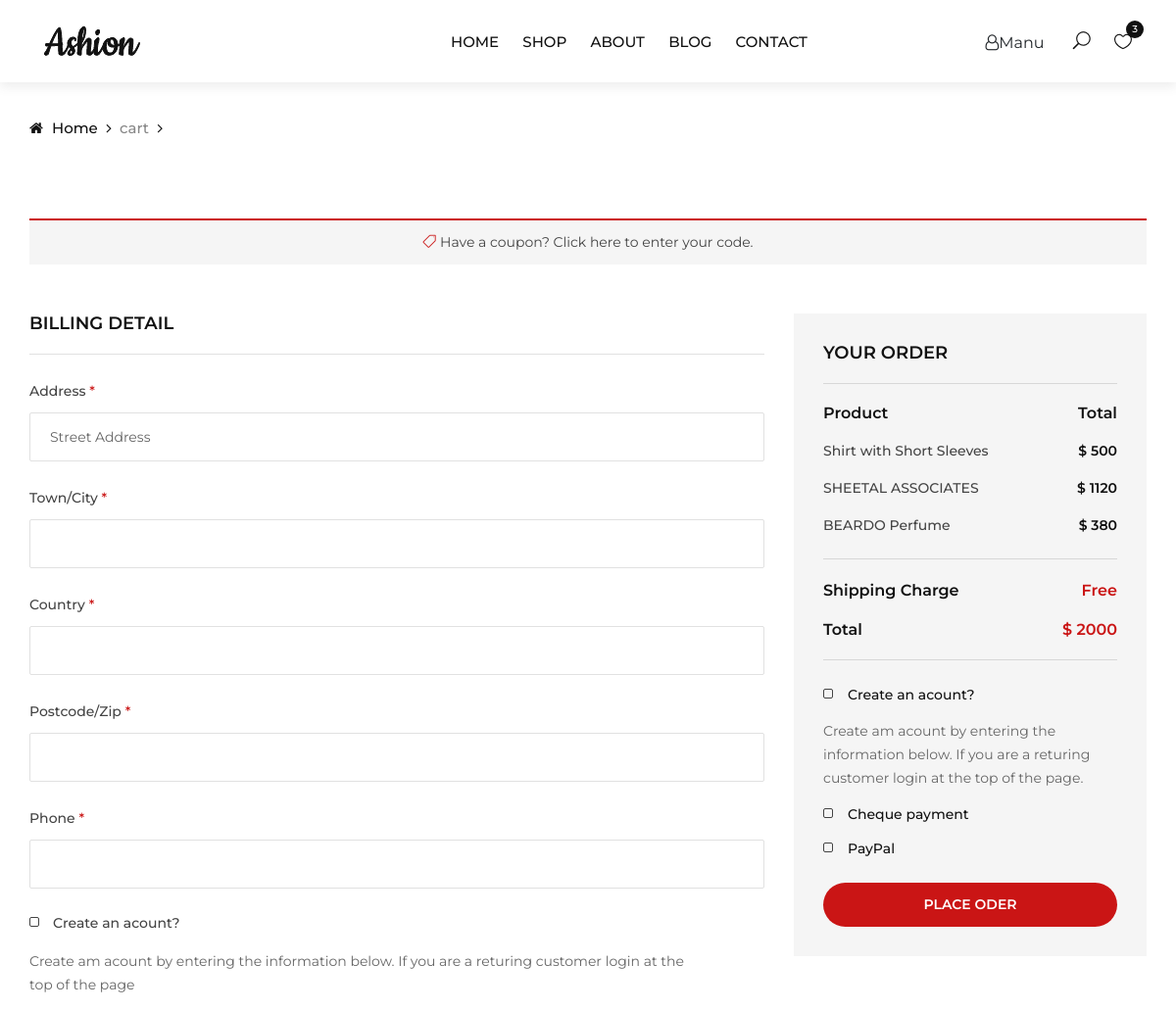
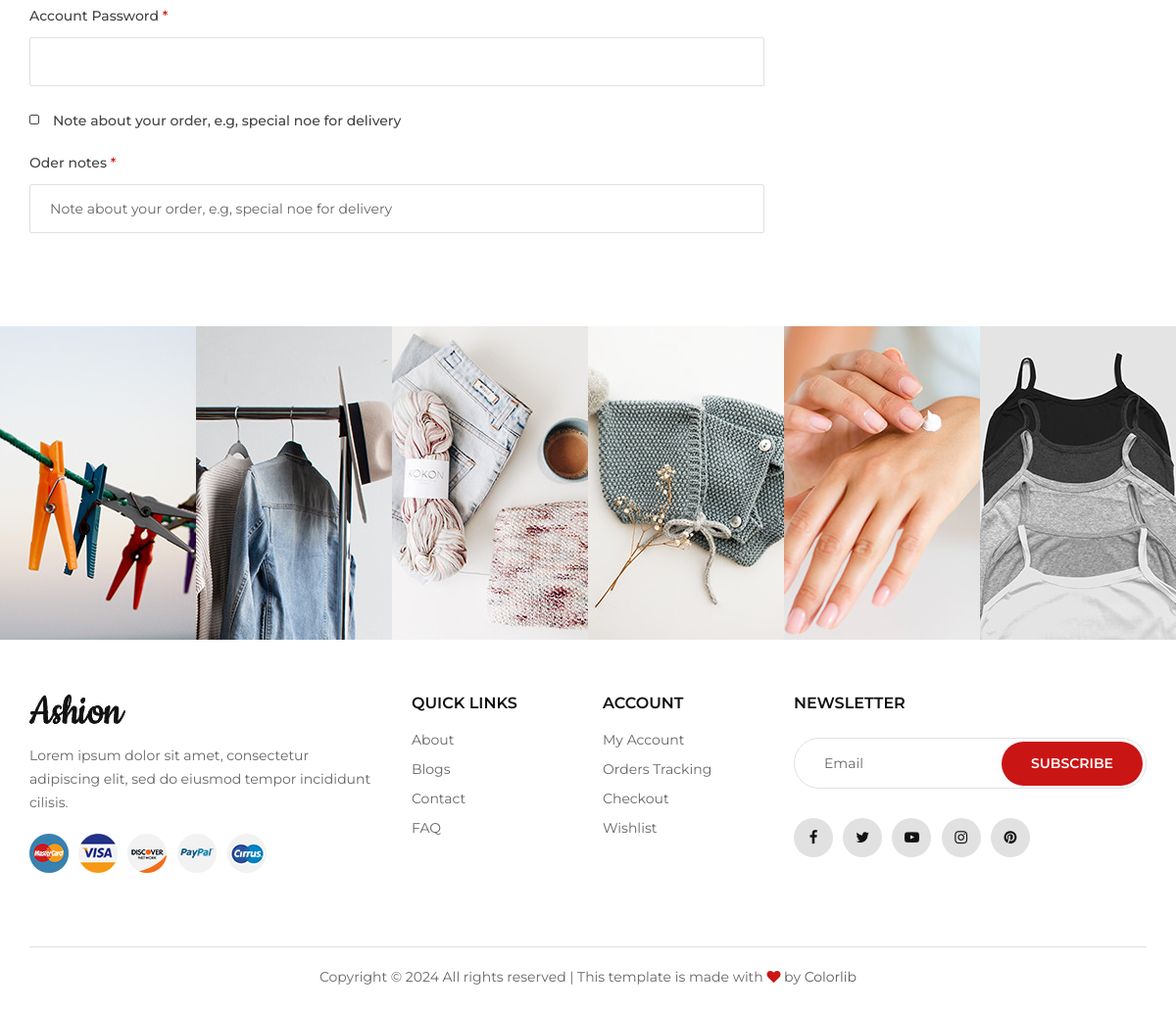
The app's page /checkout/ (signed in) with its own data (2 pictures, top to bottom).
### frontend/models.py (models this page shows)
class cartdb(models.Model):
    qty = models.IntegerField(null=True, blank=True)
    price = models.IntegerField(null=True,blank=True)
    tprice = models.IntegerField(null=True,blank=True)
    uname = models.CharField(max_length=100,null=True,blank=True)
    pname = models.CharField(max_length=100,null=True,blank=True)
    image = models.ImageField(upload_to="img",null=True,blank=True)

### frontend/views.py (the view)
# urls.py: path('checkout/', views.checkout, name="checkout"),
def checkout(request):
    data = cartdb.objects.filter(uname=request.session['name'])
    dataa = wishlistdb.objects.filter(uname=request.session['name'])
    e = userdb.objects.get(name=request.session['name']).email
    x = 0
    tprice = 0
    for i in data:
        tprice = tprice+i.tprice
    for i in dataa:
        x += 1
    return render(request,"checkout.html",{'data':data,'tprice':tprice,'x':x,'e':e})

### frontend/templates/checkout.html (shortened to what this page needs)
<!DOCTYPE html>
{% load static %}
<html lang="zxx">
<head>
    <link rel="stylesheet" href="{% static 'web/css/bootstrap.min.css' %}" type="text/css">
    <link rel="stylesheet" href="{% static 'web/css/font-awesome.min.css' %}" type="text/css">
    <link rel="stylesheet" href="{% static 'web/css/elegant-icons.css' %}" type="text/css">
    <link rel="stylesheet" href="{% static 'web/css/jquery-ui.min.css' %}" type="text/css">
    <link rel="stylesheet" href="{% static 'web/css/magnific-popup.css' %}" type="text/css">
    <link rel="stylesheet" href="{% static 'web/css/owl.carousel.min.css' %}" type="text/css">
    <link rel="stylesheet" href="{% static 'web/css/slicknav.min.css' %}" type="text/css">
    <link rel="stylesheet" href="{% static 'web/css/style.css' %}" type="text/css">
</head>
<body>
    <header class="header">
        <div class="container-fluid">
            <div class="row">
                <div class="col-xl-3 col-lg-2">
                    <div class="header__logo">
                        <a href="./index.html"><img src="img/logo.png" alt=""></a>
                    </div>
                </div>
                <div class="col-xl-6 col-lg-7">
                    <nav class="header__menu">
                        <ul style="margin-left:130px">
                            <li><a href="{% url 'homep' %}">Home</a></li>
                            <li><a href="{% url 'store' %}">Shop</a></li>
                            <li><a href="{% url 'about' %}">About</a></li>
                            <li><a href="{% url 'blog' %}">Blog</a></li>
                            <li><a href="{% url 'contact' %}">Contact</a></li>
                        </ul>
                    </nav>
                </div>
                <div class="col-lg-3">
                    <div class="header__right">
                        <div class="header__right__auth">
                            <span><i class="fa fa-user-o"></i>{{request.session.name}}</span>
                        </div>
                        <ul class="header__right__widget">
                            <li><span class="icon_search search-switch"></span></li>
                            <li><a href="{% url 'wishlistv' %}"><span class="icon_heart_alt"></span>
                                <div class="tip">{{x}}</div>
                            </a></li>
                        </ul>
                    </div>
                </div>
            </div>
        </div>
    </header>
    <div class="breadcrumb-option">
        <div class="container">
            <div class="row">
                <div class="col-lg-12">
                    <div class="breadcrumb__links">
                        <a href="{% url 'homep' %}"><i class="fa fa-home"></i> Home</a>
                        <a href="{% url 'cartpage' %}"><span>cart</span></a>
                    </div>
                </div>
            </div>
        </div>
    </div>
    <section class="checkout spad">
        <div class="container">
            <div class="row">
                <div class="col-lg-12">
                    <h6 class="coupon__link"><span class="icon_tag_alt"></span> <a href="#">Have a coupon?</a> Click
                    here to enter your code.</h6>
                </div>
            </div>
            <form action="{% url 'savecheck' %}" method="post" class="checkout__form">
                <div class="row">
                    <div class="col-lg-8">
                        <h5>Billing detail</h5>
                        <div class="row">
                            <div class="col-lg-12">
                                <div class="checkout__form__input">
                                    <p>Address <span>*</span></p>
                                    <input type="text" name="ad" placeholder="Street Address" required>
                                </div>
                                <div class="checkout__form__input">
                                    <p>Town/City <span>*</span></p>
                                    <input type="text" name="ci" required>
                                </div>
                                <div class="checkout__form__input">
                                    <p>Country <span>*</span></p>
                                    <input type="text" name="co" required>
                                </div>
                                <div class="checkout__form__input">
                                    <p>Postcode/Zip <span>*</span></p>
                                    <input type="text" name="code" required>
                                </div>
                                <div class="checkout__form__input">
                                    <p>Phone <span>*</span></p>
                                    <input type="text" name="tel" required>
                                </div>
                            </div>
                            <div class="col-lg-12">
                                <div class="checkout__form__checkbox">
                                    <label for="acc">
                                        Create an acount?
                                        <span class="checkmark"></span>
                                    </label>
                                    <p>Create am acount by entering the information below. If you are a returing
                                        customer login at the <br />top of the page</p>
                                    </div>
                                    <div class="checkout__form__input">
                                        <p>Account Password <span>*</span></p>
                                        <input type="text">
                                    </div>
                                    <div class="checkout__form__checkbox">
                                        <label for="note">
                                            Note about your order, e.g, special noe for delivery
                                            <span class="checkmark"></span>
                                        </label>
                                    </div>
                                    <div class="checkout__form__input">
                                        <p>Oder notes <span>*</span></p>
                                        <input type="text"
                                        placeholder="Note about your order, e.g, special noe for delivery">
                                    </div>
                                </div>
                            </div>
                        </div>
                        <div class="col-lg-4">
                            <div class="checkout__order">
                                <h5>Your order</h5>
                                <div class="checkout__order__product">
                                    <ul>
                                        <li>
                                            <span class="top__text">Product</span>
                                            <span class="top__text__right">Total</span>
                                        </li>
                                        {% for i in data %}
                                        <li>{{i.pname}} <span>$ {{i.tprice}}</span></li>
                                        {% endfor %}
                                    </ul>
                                </div>
                                <div class="checkout__order__total">
                                    <ul>
                                        <li>Shipping Charge<span>Free</span></li>
                                        <li>Total <span>$ {{tprice}}</span></li>
                                    </ul>
                                </div>
                                <div class="checkout__order__widget">
                                    <label for="o-acc">
                                        Create an acount?
                                        <span class="checkmark"></span>
                                    </label>
                                    <p>Create am acount by entering the information below. If you are a returing customer
                                    login at the top of the page.</p>
                                    <label for="check-payment">
                                        Cheque payment
                                        <span class="checkmark"></span>
                                    </label>
                                    <label for="paypal">
                                        PayPal
                                        <span class="checkmark"></span>
                                    </label>
                                </div>
                                <button type="submit" class="site-btn">Place oder</button>
                            </div>
                        </div>
                    </div>
                </form>
            </div>
        </section>
        <div class="instagram">
            <div class="container-fluid">
                <div class="row">
                    <div class="col-lg-2 col-md-4 col-sm-4 p-0">
                        <div class="instagram__item set-bg" data-setbg="img/instagram/insta-1.jpg">
                        </div>
                    </div>
                    <div class="col-lg-2 col-md-4 col-sm-4 p-0">
                        <div class="instagram__item set-bg" data-setbg="img/instagram/insta-2.jpg">
                        </div>
                    </div>
                    <div class="col-lg-2 col-md-4 col-sm-4 p-0">
                        <div class="instagram__item set-bg" data-setbg="img/instagram/insta-3.jpg">
                        </div>
                    </div>
                    <div class="col-lg-2 col-md-4 col-sm-4 p-0">
                        <div class="instagram__item set-bg" data-setbg="img/instagram/insta-4.jpg">
                        </div>
                    </div>
                    <div class="col-lg-2 col-md-4 col-sm-4 p-0">
                        <div class="instagram__item set-bg" data-setbg="img/instagram/insta-5.jpg">
                        </div>
                    </div>
                    <div class="col-lg-2 col-md-4 col-sm-4 p-0">
                        <div class="instagram__item set-bg" data-setbg="img/instagram/insta-6.jpg">
                        </div>
                    </div>
                </div>
            </div>
        </div>
        <footer class="footer">
            <div class="container">
                <div class="row">
                    <div class="col-lg-4 col-md-6 col-sm-7">
                        <div class="footer__about">
                            <div class="footer__logo">
                                <a href="./index.html"><img src="img/logo.png" alt=""></a>
                            </div>
                            <p>Lorem ipsum dolor sit amet, consectetur adipiscing elit, sed do eiusmod tempor incididunt
                            cilisis.</p>
                            <div class="footer__payment">
                                <a href="#"><img src="img/payment/payment-1.png" alt=""></a>
                                <a href="#"><img src="img/payment/payment-2.png" alt=""></a>
                                <a href="#"><img src="img/payment/payment-3.png" alt=""></a>
                                <a href="#"><img src="img/payment/payment-4.png" alt=""></a>
                                <a href="#"><img src="img/payment/payment-5.png" alt=""></a>
                            </div>
                        </div>
                    </div>
                    <div class="col-lg-2 col-md-3 col-sm-5">
                        <div class="footer__widget">
                            <h6>Quick links</h6>
                            <ul>
                                <li><a href="#">About</a></li>
                                <li><a href="#">Blogs</a></li>
                                <li><a href="#">Contact</a></li>
                                <li><a href="#">FAQ</a></li>
                            </ul>
                        </div>
                    </div>
                    <div class="col-lg-2 col-md-3 col-sm-4">
                        <div class="footer__widget">
                            <h6>Account</h6>
                            <ul>
                                <li><a href="#">My Account</a></li>
                                <li><a href="#">Orders Tracking</a></li>
                                <li><a href="#">Checkout</a></li>
                                <li><a href="#">Wishlist</a></li>
                            </ul>
                        </div>
                    </div>
                    <div class="col-lg-4 col-md-8 col-sm-8">
                        <div class="footer__newslatter">
                            <h6>NEWSLETTER</h6>
                            <form action="#">
                                <input type="text" placeholder="Email">
                                <button type="submit" class="site-btn">Subscribe</button>
                            </form>
                            <div class="footer__social">
                                <a href="#"><i class="fa fa-facebook"></i></a>
                                <a href="#"><i class="fa fa-twitter"></i></a>
                                <a href="#"><i class="fa fa-youtube-play"></i></a>
                                <a href="#"><i class="fa fa-instagram"></i></a>
                                <a href="#"><i class="fa fa-pinterest"></i></a>
                            </div>
                        </div>
                    </div>
                </div>
                <div class="row">
                    <div class="col-lg-12">
                        <div class="footer__copyright__text">
                            <p>Copyright &copy; <script>document.write(new Date().getFullYear());</script> All rights reserved | This template is made with <i class="fa fa-heart" aria-hidden="true"></i> by <a href="https://colorlib.com" target="_blank">Colorlib</a></p>
                        </div>
                    </div>
                </div>
            </div>
        </footer>
    </body>
    </html>

### records on screen
cartdb: pname "Shirt with Short Sleeves", tprice "500"
cartdb: pname "SHEETAL ASSOCIATES", tprice "1120"
cartdb: pname "BEARDO Perfume", tprice "380"

### other values on screen
{{ request.session.name }} "Manu"
{{ x }} "3"
{{ tprice }} "2000"
